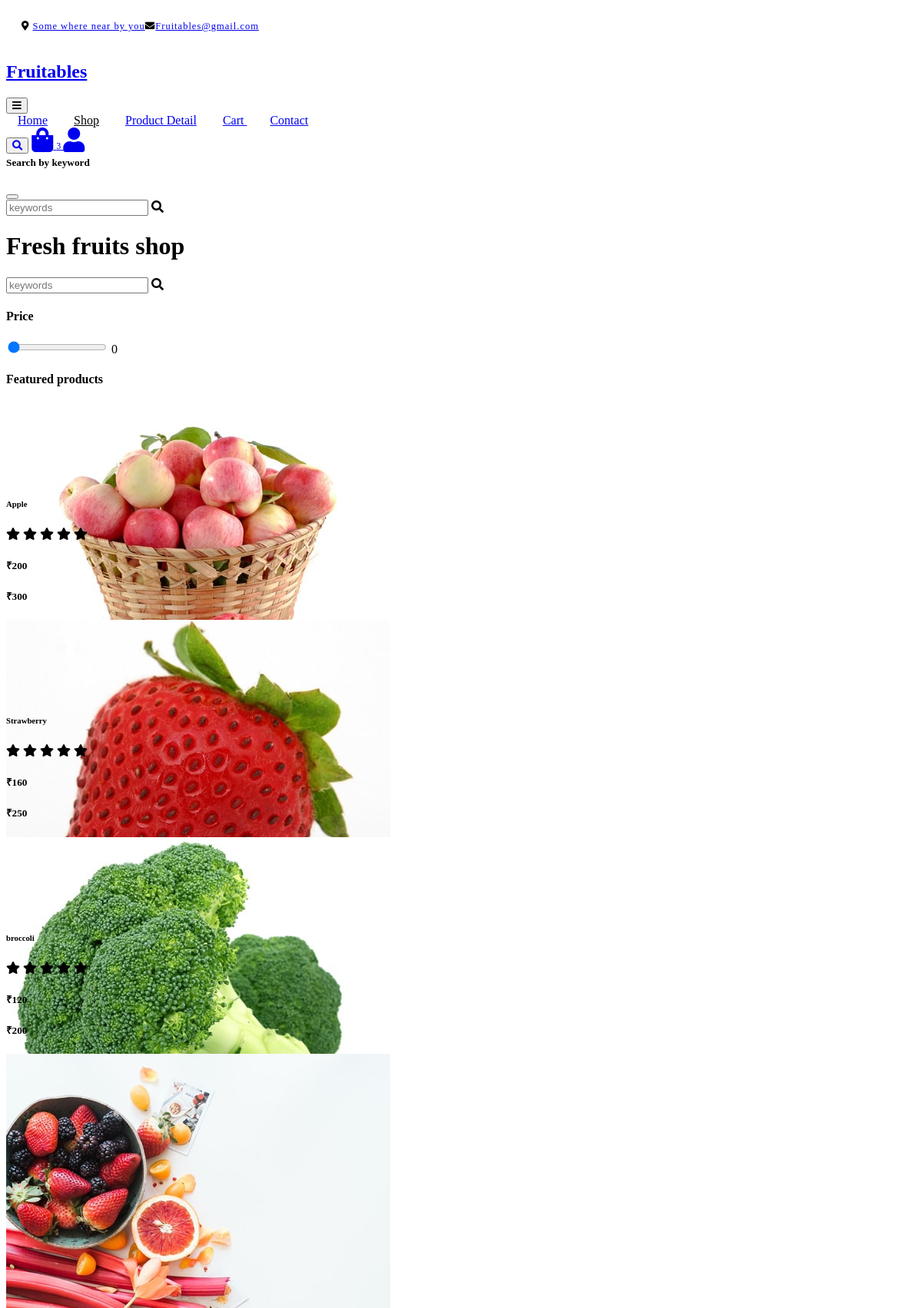
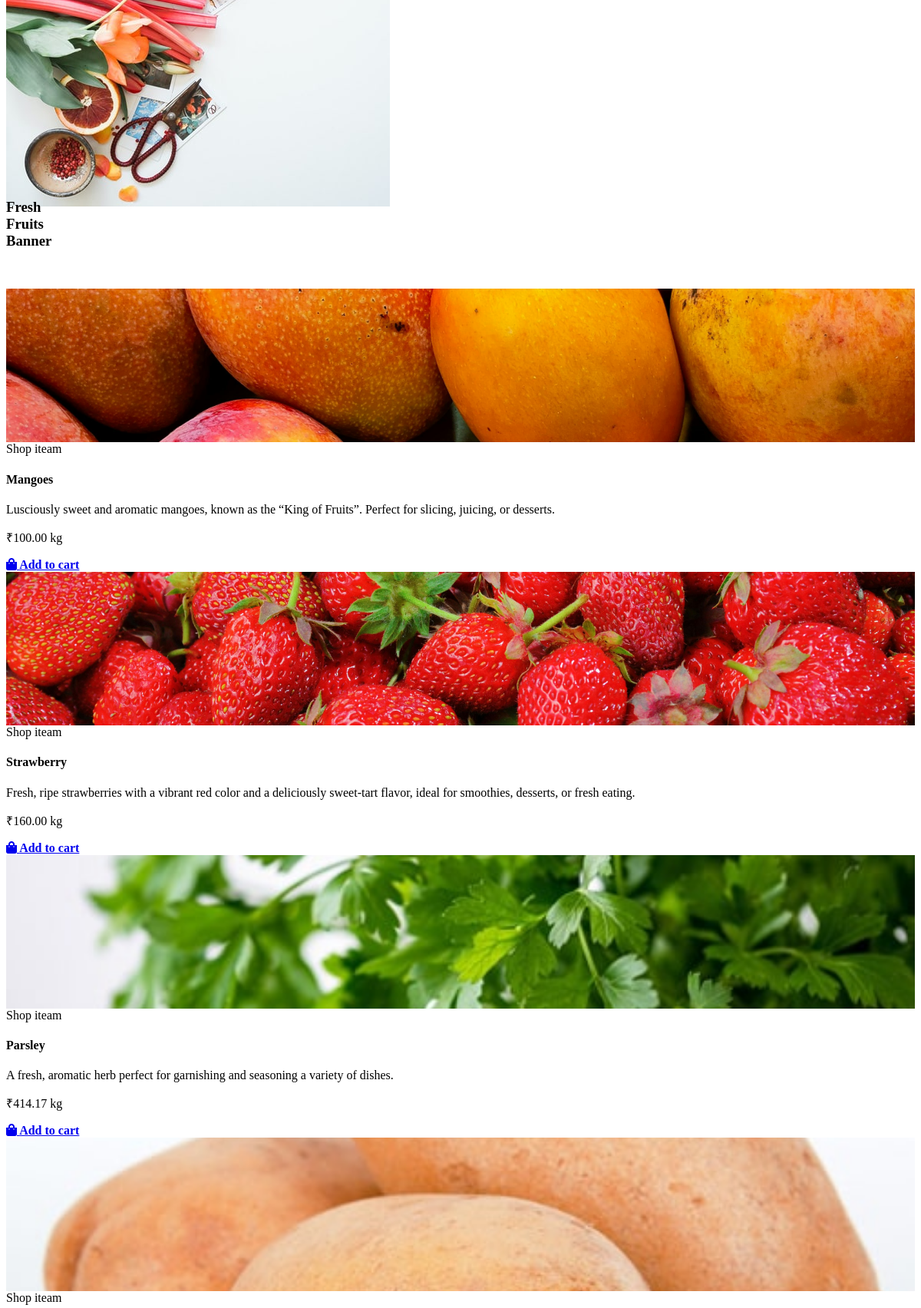
The app's page /shop/ (upper part) with its own data (2 pictures, top to bottom).
### products/models.py (models this page shows, shortened)
class Fruits(models.Model):
    product_name = models.CharField(max_length=255)
    description = models.TextField()
    price = models.DecimalField(max_digits=10, decimal_places=2)
    image = models.ImageField(upload_to='Fruit_images/')
    quantity = models.IntegerField(default = 0)

class Vegetables(models.Model):
    product_name = models.CharField(max_length=255)
    description = models.TextField()
    price = models.DecimalField(max_digits=10, decimal_places=2)
    image = models.ImageField(upload_to='vegetable_images/')
    quantity = models.IntegerField(default = 0)

### core/views.py (the view, shortened to what this page needs)
# urls.py: path('shop/', shop_random, name="shop")
def shop_random(request):
    Random_obj = []
    fruit_list = product_model.Fruits.objects.all()
    for f in fruit_list:
        f.type = "fruit"
        Random_obj.append(f)
    veg_list = product_model.Vegetables.objects.all()
    for g in veg_list:
        g.type = "veg"
        Random_obj.append(g)
    obj = random.sample(Random_obj,  min(9, len(Random_obj)))
    use_range = request.GET.get('rangeInput')
    return render(request, "core/shop.html",{'shop_Random_choices': obj} )

### core/templates/core/shop.html (shortened to what this page needs)
{% extends 'core/base.html' %}
{% block start %}
{% load static %}
<div class="modal fade" id="searchModal" tabindex="-1" aria-labelledby="exampleModalLabel" aria-hidden="true">
    <div class="modal-dialog modal-fullscreen">
        <div class="modal-content rounded-0">
            <div class="modal-header">
                <h5 class="modal-title" id="exampleModalLabel">Search by keyword</h5>
                <button type="button" class="btn-close" data-bs-dismiss="modal" aria-label="Close"></button>
            </div>
            <div class="modal-body d-flex align-items-center">
                <div class="input-group w-75 mx-auto d-flex">
                    <input type="search" class="form-control p-3" placeholder="keywords"
                        aria-describedby="search-icon-1">
                    <span id="search-icon-1" class="input-group-text p-3"><i class="fa fa-search"></i></span>
                </div>
            </div>
        </div>
    </div>
</div>
<div class="container-fluid fruite py-5">
    <div class="container py-5">
        <h1 class="mb-4">Fresh fruits shop</h1>
        <div class="row g-4">
            <div class="col-lg-12">
                <div class="row g-4">
                    <div class="col-xl-3">
                        <div class="input-group w-100 mx-auto d-flex">
                            <input type="search" class="form-control p-3" placeholder="keywords"
                                aria-describedby="search-icon-1">
                            <span id="search-icon-1" class="input-group-text p-3"><i class="fa fa-search"></i></span>
                        </div>
                    </div>
                </div>
                <div class="row g-4">
                    <div class="col-lg-3">
                        <div class="row g-4">
                            <div class="col-lg-12">
                                <div class="mb-3">
                                    <h4 class="mb-2">Price</h4>
                                    <form method="get" action="{% url 'shop' %}" id="rangeForm">
                                        <input type="range" class="form-range w-100" id="rangeInput" name="rangeInput"
                                            min="0" max="1000" value="0" oninput="amount.value = this.value"
                                            onchange="document.getElementById('rangeForm').submit();">
                                        <output id="amount" for="rangeInput">0</output>
                                    </form>
                                </div>
                            </div>
                            <div class="col-lg-12">
                                <h4 class="mb-3">Featured products</h4>
                                <div class="d-flex align-items-center justify-content-start">
                                    <div class="rounded me-4" style="width: 100px; height: 100px;">
                                        <img src="{%static 'core/images/featur-1.jpg' %}" class="img-fluid rounded"
                                            alt="">
                                    </div>
                                    <div>
                                        <h6 class="mb-2">Apple</h6>
                                        <div class="d-flex mb-2">
                                            <i class="fa fa-star text-secondary"></i>
                                            <i class="fa fa-star text-secondary"></i>
                                            <i class="fa fa-star text-secondary"></i>
                                            <i class="fa fa-star text-secondary"></i>
                                            <i class="fa fa-star"></i>
                                        </div>
                                        <div class="d-flex mb-2">
                                            <h5 class="fw-bold me-2">₹200</h5>
                                            <h5 class="text-danger text-decoration-line-through">₹300</h5>
                                        </div>
                                    </div>
                                </div>
                                <div class="d-flex align-items-center justify-content-start">
                                    <div class="rounded me-4" style="width: 100px; height: 100px;">
                                        <img src="{%static 'core/images/featur-2.jpg' %}" class="img-fluid rounded"
                                            alt="">
                                    </div>
                                    <div>
                                        <h6 class="mb-2">Strawberry</h6>
                                        <div class="d-flex mb-2">
                                            <i class="fa fa-star text-secondary"></i>
                                            <i class="fa fa-star text-secondary"></i>
                                            <i class="fa fa-star text-secondary"></i>
                                            <i class="fa fa-star text-secondary"></i>
                                            <i class="fa fa-star"></i>
                                        </div>
                                        <div class="d-flex mb-2">
                                            <h5 class="fw-bold me-2">₹160</h5>
                                            <h5 class="text-danger text-decoration-line-through">₹250</h5>
                                        </div>
                                    </div>
                                </div>
                                <div class="d-flex align-items-center justify-content-start">
                                    <div class="rounded me-4" style="width: 100px; height: 100px;">
                                        <img src="{%static 'core/images/featur-3.jpg' %}"
                                            class="img-fluid rounded" alt="">
                                    </div>
                                    <div>
                                        <h6 class="mb-2">broccoli</h6>
                                        <div class="d-flex mb-2">
                                            <i class="fa fa-star text-secondary"></i>
                                            <i class="fa fa-star text-secondary"></i>
                                            <i class="fa fa-star text-secondary"></i>
                                            <i class="fa fa-star text-secondary"></i>
                                            <i class="fa fa-star"></i>
                                        </div>
                                        <div class="d-flex mb-2">
                                            <h5 class="fw-bold me-2">₹120</h5>
                                            <h5 class="text-danger text-decoration-line-through">₹200</h5>
                                        </div>
                                    </div>
                                </div>
                            </div>
                            <div class="col-lg-12">
                                <div class="position-relative">
                                    <img src="{%static 'core/images/banner-fruits.jpg' %}"
                                        class="img-fluid w-100 rounded" alt="">
                                    <div class="position-absolute"
                                        style="top: 50%; right: 10px; transform: translateY(-50%);">
                                        <h3 class="text-secondary fw-bold">Fresh <br> Fruits <br> Banner</h3>
                                    </div>
                                </div>
                            </div>
                        </div>
                    </div>
                    <div class="col-lg-9">
                        <div class="row g-4 justify-content-center">
                            {% if final_result %}
                            {% for choise in shop_Random_choices %}
                            <div class="col-md-6 col-lg-6 col-xl-4">
                                <div class="rounded position-relative fruite-item">
                                    <div class="fruite-img">
                                        <img src="{{choise.image.url }}" class="img-fluid w-100 rounded-top" alt="">
                                    </div>
                                    <div class="text-white bg-secondary px-3 py-1 rounded position-absolute"
                                        style="top: 10px; left: 10px;">Shop iteam</div>
                                    <div class="p-4 border border-secondary border-top-0 rounded-bottom">
                                        <h4>{{ choise.product_name }}</h4>
                                        <p>{{choise.description}}</p>
                                        <div class="d-flex justify-content-between flex-lg-wrap">
                                            <p class="text-dark fs-5 fw-bold mb-0">₹{{choise.price}} kg</p>
                                            {% if choise.type == "fruit" %}
                                            <a href="{% url 'fruit_to_cart' choise.id request.path %}"
                                                class="btn border border-secondary rounded-pill px-3 text-primary"><i
                                                    class="fa fa-shopping-bag me-2 text-primary"></i> Add to cart</a>
                                            {% elif choise.type == "veg" %}
                                            <a href="{% url 'vegetable_to_cart' choise.id request.path %}"
                                                class="btn border border-secondary rounded-pill px-3 text-primary"><i
                                                    class="fa fa-shopping-bag me-2 text-primary"></i> Add to cart</a>
                                            {% endif %}
                                        </div>
                                    </div>
                                </div>
                            </div>
                            {% endfor %}
                            {% endif %}
                        </div>
                    </div>
                </div>
            </div>
        </div>
    </div>
</div>
{% endblock %}

### core/templates/core/base.html (shortened to what this page needs)
{% load static %}
<!DOCTYPE html>
<html lang="en">
<head>
    <link rel="stylesheet" href="https://use.fontawesome.com/releases/v5.15.4/css/all.css" />
    <link href="https://cdn.jsdelivr.net/npm/bootstrap-icons@1.4.1/font/bootstrap-icons.css" rel="stylesheet">
    <link href="lib/lightbox/css/lightbox.min.css" rel="stylesheet">
    <link href="lib/owlcarousel/assets/owl.carousel.min.css" rel="stylesheet">
    <link href="{% static 'core/clean.css' %}" rel="stylesheet">
    <link href="{% static 'core/style.css' %}" rel="stylesheet">
</head>
<body>
    <div class="container-fluid fixed-top">
        <div class="container topbar bg-primary d-none d-lg-block">
            <div class="d-flex justify-content-between">
                <div class="top-info ps-2">
                    <small class="me-3"><i class="fas fa-map-marker-alt me-2 text-secondary"></i> <a href="#"
                            class="text-white">Some where near by you </a></small>
                    <small class="me-3"><i class="fas fa-envelope me-2 text-secondary"></i><a href="#"
                            class="text-white">Fruitables@gmail.com</a></small>
                </div>
            </div>
        </div>
        <div class="container px-0">
            <nav class="navbar navbar-light bg-white navbar-expand-xl">
                <a href="/" class="navbar-brand">
                    <h1 class="text-primary display-6">Fruitables</h1>
                </a>
                <button class="navbar-toggler py-2 px-3" type="button" data-bs-toggle="collapse"
                    data-bs-target="#navbarCollapse">
                    <span class="fa fa-bars text-primary"></span>
                </button>
                <div class="collapse navbar-collapse bg-white" id="navbarCollapse">
                    <div class="navbar-nav mx-auto">
                        <a href="/" class="nav-item nav-link {% if request.path == '/' %} active {% endif %}">Home</a>
                        <a href="/shop/"
                            class="nav-item nav-link  {% if request.path == '/shop/' %} active {% endif %}">Shop</a>
                        <a href="/product_detail/"
                            class="nav-item nav-link  {% if request.path == '/product_detail/' %} active {% endif %}">Product
                            Detail</a>
                        <a href="/cart/"
                            class="nav-item nav-link  {% if request.path == '/cart/' %} active {% endif %}">Cart
                        </a>
                        <a href="/contact/"
                            class="nav-item nav-link {% if request.path == '/contact/' %} active {% endif %}">Contact</a>
                    </div>
                    <div class="d-flex align-items-center gap-3 m-3 me-0">
                        {% if request.path != '/' %}
                        <button class="btn border border-secondary circle bg-white p-2">
                            <a href="/#indexInput">
                                <i class="fas fa-search text-primary"></i>
                            </a>
                        </button>
                        {% endif %}
                        <a href="#" class="position-relative d-inline-block">
                            <i class="fa fa-shopping-bag fa-2x text-dark"></i>
                            <span
                                class="position-absolute top-0 start-100 translate-middle bg-secondary text-dark rounded-circle d-flex align-items-center justify-content-center"
                                style="width: 20px; height: 20px; font-size: 0.75rem;">
                                3
                            </span>
                        </a>
                        <a href="#" class="d-inline-block">
                            <i class="fas fa-user fa-2x text-dark"></i>
                        </a>
                    </div>
                </div>
            </nav>
        </div>
    </div>
    {% block start %}
    {% endblock%}
</body>
</html>

### core/static/core/style.css (style rules this page uses)
html { scroll-behavior: smooth; }
.btn { font-weight: 600; transition: .5s; }
.btn.border-secondary { transition: 0.5s; }
.fixed-top { transition: 0.5s; background: var(--bs-white); border: 0; }
.topbar { padding: 20px; border-radius: 230px 100px; }
.topbar .top-info { font-size: 15px; line-height: 0; letter-spacing: 1px; display: flex; align-items: center; }
.navbar .navbar-nav .nav-link { padding: 10px 15px; font-size: 16px; transition: .5s; }
.navbar { height: 100px; border-bottom: 1px solid rgba(255, 255, 255, .1); }
.navbar .navbar-nav .nav-link:hover, .navbar .navbar-nav .nav-link.active, .fixed-top.bg-white .navbar .navbar-nav .nav-link:hover, .fixed-top.bg-white .navbar .navbar-nav .nav-link.active { color: var(--bs-primary); }
#searchModal .modal-content { background: rgba(255, 255, 255, .8); }
.fruite-item { display: flex; flex-direction: column; height: 100%; }
.fruite-img { height: 200px; overflow: hidden; }
.fruite-img img { width: 100%; height: 100%; object-fit: cover; display: block; }
.fruite-item p { display: -webkit-box; -webkit-line-clamp: 3; -webkit-box-orient: vertical; overflow: hidden; }
.fruite .fruite-item .fruite-img img { transition: 0.5s; }

### records on screen
Fruits: image (picture), product_name "Mangoes", description "Lusciously sweet and aromatic mangoes, known as the “King of Fruits”. Perfect for slicing, juicing, or desserts.", price "100.00", shows "Add to cart"
Fruits: image (picture), product_name "Strawberry", description "Fresh, ripe strawberries with a vibrant red color and a deliciously sweet-tart flavor, ideal for smoothies, desserts, or fresh eating.", price "160.00", shows "Add to cart"
Vegetables: image (picture), product_name "Parsley", description "A fresh, aromatic herb perfect for garnishing and seasoning a variety of dishes.", price "414.17", shows "Add to cart"
Vegetables: image (picture)
